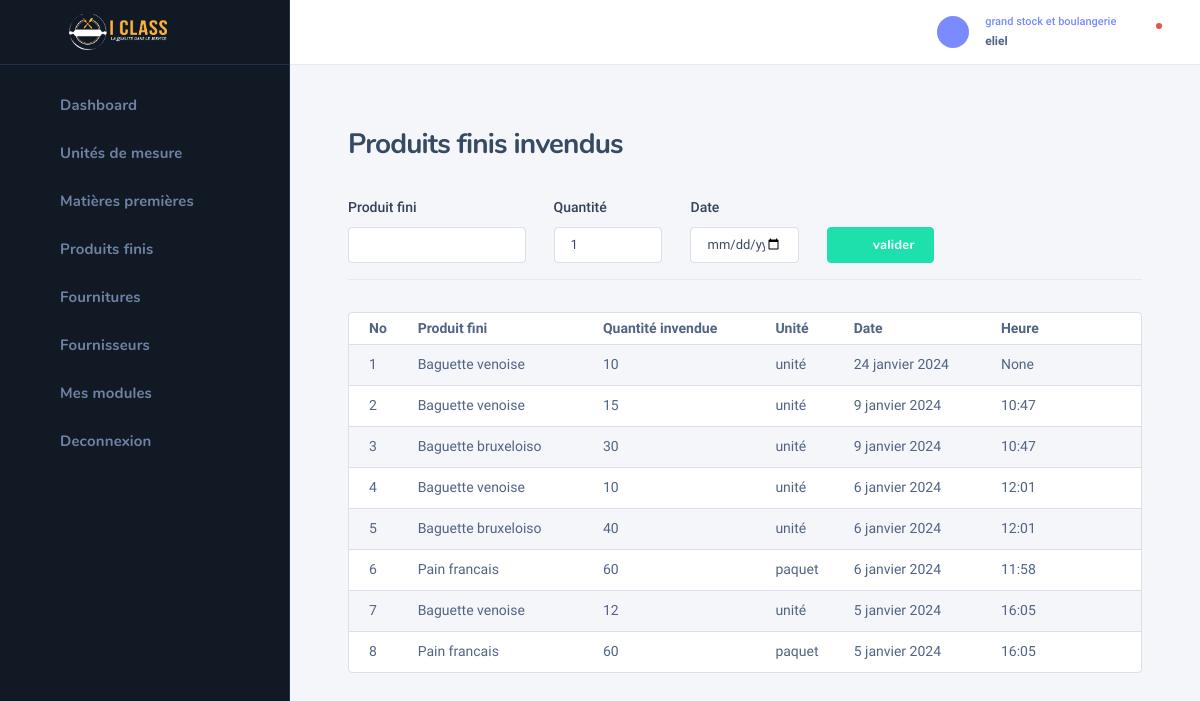
Screenshot of /bakery/invendu_pf/ (signed in) with the database file from the repository.
### auth_user/models.py (models this page shows, shortened)
class UserHasRole(models.Model):
    class Meta:
        verbose_name = "Roles utilisateur"
    role = models.ForeignKey(Role, on_delete=models.CASCADE, null=True, blank=True)
    user = models.OneToOneField(User, on_delete=models.CASCADE)

class Role(models.Model):
    name = models.CharField(max_length=255)

### bakery/models.py (models this page shows, shortened)
class InvenduPf(models.Model):
    class Meta:
        verbose_name = "Invendus de produit fini"
    produit_fini = models.ForeignKey(ProduitFini, on_delete=models.CASCADE, null=True, verbose_name="Produit fini")
    qts = models.IntegerField(null=True, blank=True, default=0)
    date = models.DateField(null=True, editable=True)
    heure = models.TimeField(null=True, editable=True)
    price = models.DecimalField(max_digits=10, decimal_places=2, null=True, blank=True, verbose_name="cout total")
    devise = models.CharField(max_length=25, choices=devises, default=devises[1][0])

class ProduitFini(models.Model):
    class Meta:
        verbose_name = "Produit fini"
    libelle = models.CharField(max_length=255)
    description = models.TextField()
    unite = models.ForeignKey(Unite, on_delete=models.CASCADE)
    critic_qts = models.IntegerField(default=0, blank=True, null=True)
    price = models.DecimalField(max_digits=10, decimal_places=2, null=True, blank=True, default=0, verbose_name="prix")
    type_produit = models.CharField(choices=types_produit, max_length=100, null=True, blank=True,
                                    verbose_name="type de produit")
    total_entry = models.IntegerField(default=0, blank=True, null=True)
    total_out = models.IntegerField(default=0, blank=True, null=True)
    total_sale = models.DecimalField(max_digits=10, decimal_places=2, null=True, blank=True, default=0)

class Unite(models.Model):
    class Meta:
        verbose_name = "Unité de mésure"
    name = models.CharField(max_length=255)

### auth_user/decorators.py (the view)
        def wrapper_func(request, *args, **kwargs):
            roles = get_user_roles(request.user)
            check = False
            for i in roles:
                if i.role.name in allowed_roles:
                    check = True
            if check:
                print("Permission accordé")
                return view_func(request, *args, **kwargs)
            else:
                return HttpResponse("Permission non accordée !")

### auth_user/views.py (called while the page is built)
def get_user_roles(utilisateur):
    roles = AffectedRoles.objects.filter(user=utilisateur)
    return roles

### bakery/views.py (called while the page is built, shortened)
@login_required(login_url='login')
@allowed_users(allowed_roles=['grand stock et boulangerie'])
def invendu_pf(request):
    pfs = ProduitFini.objects.all()
    invendus = InvenduPf.objects.all().order_by('-id')
    total_chf = 0
    chiffre_affaire, create = ChiffreAffaire.objects.get_or_create(date=datetime.datetime.today().date())
    outs = SortiePF.objects.filter(date=datetime.datetime.today().date())
    for o in outs:
        total_chf += o.total_cost
    return render(request, 'bakery/invendu_pf.html',
                  context={'pfs': pfs, 'invendus': invendus})

### utils/context_processor.py (called while the page is built)
def roles_context(request):
    user = request.user
    if user.is_authenticated:
        roles = get_user_roles(user)
        return {'roles': roles.count()}
    return {'roles': 1}

### templates/bakery/invendu_pf.html (shortened to what this page needs)
{% extends 'bakery/base_bakery.html' %}
{% load static %}
{% block content %}
    {% include 'bakery/bakery_sidebar.html' %}
    <div class="nk-wrap">
    {% include 'bakery/profile.html' %}
        <div class="nk-content">
            <div class="nk-content ">
                <div class="container-fluid">
                    <div class="nk-content-inner">
                        <div class="nk-content-body">
                            <div class="nk-block-head nk-block-head-sm">
                                <div class="nk-block-between">
                                    <div class="nk-block-head-content">
                                        <h3 class="nk-block-title page-title">Produits finis invendus</h3>
                                    </div>
                                </div>
                                <div class="nk-block-content row gy-4 mt-2">
                                    <form method="post">
                                        <div class="row">
                                            <div class="col-md-3">
                                                <div class="form-group">
                                                    <label class="form-label" for="product-title">Produit fini</label>
                                                    <div class="form-control-wrap">
                                                        <input autocomplete="off" type="text" list="pfs" name="name"
                                                               class="form-control" id="product-title" required>
                                                    </div>
                                                </div>
                                            </div>
                                            <div class="col-md-2">
                                                <div class="form-group">
                                                    <label class="form-label" for="regular-price">Quantité</label>
                                                    <div class="form-control-wrap">
                                                        <input type="number" name="qts" value="1" min="1"
                                                               class="form-control" id="regular-price" required>
                                                    </div>
                                                </div>
                                            </div>
                                            <div class="col-md-2">
                                                <div class="form-group">
                                                    <label class="form-label" for="product-title1">Date</label>
                                                    <div class="form-control-wrap">
                                                        <input type="date" name="date"
                                                               class="form-control" id="product-title1"
                                                               required>
                                                    </div>
                                                </div>
                                            </div>
                                            <div class="col-md-4">
                                                <div class="form-group">
                                                    <div class="form-control-wrap">
                                                        <button type="submit" id="submit-btn" name="submit-entry"
                                                            class="btn btn-success bg-green-500"
                                                            style="margin-top: 31px;"><em
                                                            class="icon ni ni-plus"></em><span>valider</span></button>
                                                    </div>
                                                </div>
                                            </div>
                                        </div>
                                        <hr>
                                    </form>
                                </div>
                            </div>
                            <div class="nk-block">
                                <div class="card card-bordered">
                                    <div class="card-inner-group">
                                        <div class="card-inner p-0">
                                            <table class="datatable-init-export nowrap table table-striped"
                                                   data-export-title="Export">
                                                <thead>
                                                <tr>
                                                    <th>No</th>
                                                    <th>Produit fini</th>
                                                    <th>Quantité invendue</th>
                                                    <th>Unité</th>
                                                    <th>Date</th>
                                                    <th>Heure</th>
                                                    <th></th>
                                                </tr>
                                                </thead>
                                                <tbody>
                                                {% for entry in invendus %}
                                                    <tr>
                                                        <td>{{ forloop.counter }}</td>
                                                        <td>{{ entry.produit_fini.libelle }}</td>
                                                        <td>{{ entry.qts }}</td>
                                                        <td>{{ entry.produit_fini.unite.name }}</td>
                                                        <td>{{ entry.date }}</td>
                                                        <td>{{ entry.heure }}</td>
                                                        <td class="center">
                                                            <ul class="nk-tb-actions gx-1 my-n1">
                                                                <li class="me-n1">
                                                                    <div class="dropdown">
                                                                        <a href="#"
                                                                           class="dropdown-toggle btn btn-icon btn-trigger"
                                                                           data-bs-toggle="dropdown"><em
                                                                                class="icon ni ni-more-h"></em></a>
                                                                    </div>
                                                                </li>
                                                            </ul>
                                                        </td>
                                                    </tr>
                                                {% endfor %}
                                                </tbody>
                                            </table>
                                        </div>
                                    </div>
                                </div>
                            </div>
                        </div>
                    </div>
                </div>
            </div>
        </div>
    </div>
{% endblock %}

### templates/bakery/profile.html (shortened to what this page needs)
{% load static %}
<div class="nk-header nk-header-fixed is-light">
                    <div class="container-fluid">
                        <div class="nk-header-wrap">
                            <div class="nk-header-tools">
                                <ul class="nk-quick-nav">
                                    <li class="dropdown user-dropdown">
                                        <a href="#" class="dropdown-toggle" data-bs-toggle="dropdown">
                                            <div class="user-toggle">
                                                <div class="user-avatar sm">
                                                    <em class="icon ni ni-user-alt"></em>
                                                </div>
                                                <div class="user-info d-none d-md-block">
                                                    <div class="user-status">{{ request.user.userhasrole.role.name }}</div>
                                                    <div class="user-name dropdown-indicator">{{ request.user.username }}</div>
                                                </div>
                                            </div>
                                        </a>
                                    </li>
                                    <li class="dropdown notification-dropdown me-n1">
                                        <a hx-get="{% url 'check-notifications' %}" hx-target="#notifications" hx-trigger="click" hx-swap="innerHTML" class="dropdown-toggle nk-quick-nav-icon" data-bs-toggle="dropdown">
                                            <div class="icon-status icon-status-danger"><em class="icon ni ni-bell"></em></div>
                                        </a>
                                    </li>
                                </ul>
                            </div>
                        </div>
                    </div>
                </div>

### rows the page displays
InvenduPf: produit_fini.libelle "Baguette venoise", qts "10", produit_fini.unite.name "unité", date "24 janvier 2024", heure "None"
InvenduPf: produit_fini.libelle "Baguette venoise", qts "15", produit_fini.unite.name "unité", date "9 janvier 2024", heure "10:47"
InvenduPf: produit_fini.libelle "Baguette bruxeloiso", qts "30", produit_fini.unite.name "unité", date "9 janvier 2024", heure "10:47"
InvenduPf: produit_fini.libelle "Baguette venoise", qts "10", produit_fini.unite.name "unité", date "6 janvier 2024", heure "12:01"
InvenduPf: produit_fini.libelle "Baguette bruxeloiso", qts "40", produit_fini.unite.name "unité", date "6 janvier 2024", heure "12:01"
InvenduPf: produit_fini.libelle "Pain francais", qts "60", produit_fini.unite.name "paquet", date "6 janvier 2024", heure "11:58"
InvenduPf: produit_fini.libelle "Baguette venoise", qts "12", produit_fini.unite.name "unité", date "5 janvier 2024", heure "16:05"
InvenduPf: produit_fini.libelle "Pain francais", qts "60", produit_fini.unite.name "paquet", date "5 janvier 2024", heure "16:05"

### other values shown
{{ request.user.userhasrole.role.name }} "grand stock et boulangerie"
{{ request.user.username }} "eliel"
